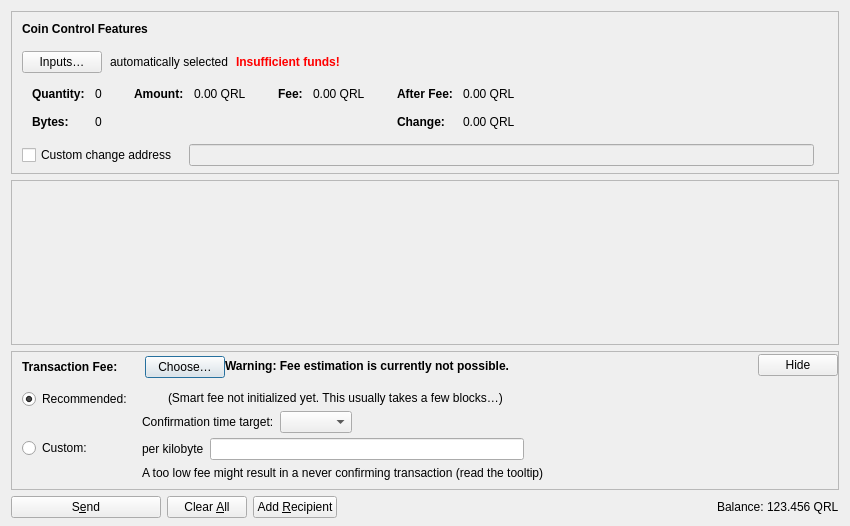
<?xml version="1.0" encoding="UTF-8"?>
<ui version="4.0">
 <class>SendCoinsDialog</class>
 <widget class="QDialog" name="SendCoinsDialog">
  <property name="geometry">
   <rect>
    <x>0</x>
    <y>0</y>
    <width>850</width>
    <height>526</height>
   </rect>
  </property>
  <property name="windowTitle">
   <string>Send Coins</string>
  </property>
  <layout class="QVBoxLayout" name="verticalLayout" stretch="0,1,0,0">
   <property name="bottomMargin">
    <number>8</number>
   </property>
   <item>
    <widget class="QFrame" name="frameCoinControl">
     <property name="sizePolicy">
      <sizepolicy hsizetype="Expanding" vsizetype="Expanding">
       <horstretch>0</horstretch>
       <verstretch>0</verstretch>
      </sizepolicy>
     </property>
     <property name="maximumSize">
      <size>
       <width>16777215</width>
       <height>16777215</height>
      </size>
     </property>
     <property name="frameShape">
      <enum>QFrame::StyledPanel</enum>
     </property>
     <property name="frameShadow">
      <enum>QFrame::Sunken</enum>
     </property>
     <layout class="QVBoxLayout" name="verticalLayoutCoinControl2">
      <property name="spacing">
       <number>0</number>
      </property>
      <property name="leftMargin">
       <number>0</number>
      </property>
      <property name="topMargin">
       <number>0</number>
      </property>
      <property name="rightMargin">
       <number>0</number>
      </property>
      <property name="bottomMargin">
       <number>6</number>
      </property>
      <item>
       <layout class="QVBoxLayout" name="verticalLayoutCoinControl" stretch="0,0,0,0,1">
        <property name="spacing">
         <number>0</number>
        </property>
        <property name="leftMargin">
         <number>10</number>
        </property>
        <property name="topMargin">
         <number>10</number>
        </property>
        <item>
         <layout class="QHBoxLayout" name="horizontalLayoutCoinControl1">
          <property name="bottomMargin">
           <number>15</number>
          </property>
          <item>
           <widget class="QLabel" name="labelCoinControlFeatures">
            <property name="sizePolicy">
             <sizepolicy hsizetype="Preferred" vsizetype="Maximum">
              <horstretch>0</horstretch>
              <verstretch>0</verstretch>
             </sizepolicy>
            </property>
            <property name="font">
             <font>
              <weight>75</weight>
              <bold>true</bold>
             </font>
            </property>
            <property name="styleSheet">
             <string notr="true">font-weight:bold;</string>
            </property>
            <property name="text">
             <string>Coin Control Features</string>
            </property>
           </widget>
          </item>
         </layout>
        </item>
        <item>
         <layout class="QHBoxLayout" name="horizontalLayoutCoinControl2" stretch="0,0,0,0">
          <property name="spacing">
           <number>8</number>
          </property>
          <property name="bottomMargin">
           <number>10</number>
          </property>
          <item>
           <widget class="QPushButton" name="pushButtonCoinControl">
            <property name="styleSheet">
             <string notr="true"/>
            </property>
            <property name="text">
             <string>Inputs…</string>
            </property>
            <property name="autoDefault">
             <bool>false</bool>
            </property>
           </widget>
          </item>
          <item>
           <widget class="QLabel" name="labelCoinControlAutomaticallySelected">
            <property name="text">
             <string>automatically selected</string>
            </property>
            <property name="margin">
             <number>5</number>
            </property>
           </widget>
          </item>
          <item>
           <widget class="QLabel" name="labelCoinControlInsuffFunds">
            <property name="font">
             <font>
              <weight>75</weight>
              <bold>true</bold>
             </font>
            </property>
            <property name="styleSheet">
             <string notr="true">color:red;font-weight:bold;</string>
            </property>
            <property name="text">
             <string>Insufficient funds!</string>
            </property>
            <property name="margin">
             <number>5</number>
            </property>
           </widget>
          </item>
          <item>
           <spacer name="horizontalSpacerCoinControl">
            <property name="orientation">
             <enum>Qt::Horizontal</enum>
            </property>
            <property name="sizeHint" stdset="0">
             <size>
              <width>40</width>
              <height>1</height>
             </size>
            </property>
           </spacer>
          </item>
         </layout>
        </item>
        <item>
         <widget class="QWidget" name="widgetCoinControl" native="true">
          <property name="sizePolicy">
           <sizepolicy hsizetype="Preferred" vsizetype="Preferred">
            <horstretch>0</horstretch>
            <verstretch>0</verstretch>
           </sizepolicy>
          </property>
          <property name="minimumSize">
           <size>
            <width>0</width>
            <height>0</height>
           </size>
          </property>
          <property name="styleSheet">
           <string notr="true"/>
          </property>
          <layout class="QHBoxLayout" name="horizontalLayoutCoinControl5">
           <property name="leftMargin">
            <number>0</number>
           </property>
           <property name="topMargin">
            <number>0</number>
           </property>
           <property name="rightMargin">
            <number>0</number>
           </property>
           <property name="bottomMargin">
            <number>0</number>
           </property>
           <item>
            <layout class="QHBoxLayout" name="horizontalLayoutCoinControl3" stretch="0,0,0,1">
             <property name="spacing">
              <number>20</number>
             </property>
             <property name="topMargin">
              <number>0</number>
             </property>
             <property name="bottomMargin">
              <number>10</number>
             </property>
             <item>
              <layout class="QFormLayout" name="formLayoutCoinControl1">
               <property name="labelAlignment">
                <set>Qt::AlignLeft|Qt::AlignVCenter</set>
               </property>
               <property name="horizontalSpacing">
                <number>10</number>
               </property>
               <property name="verticalSpacing">
                <number>14</number>
               </property>
               <property name="leftMargin">
                <number>10</number>
               </property>
               <property name="topMargin">
                <number>4</number>
               </property>
               <property name="rightMargin">
                <number>6</number>
               </property>
               <item row="0" column="0">
                <widget class="QLabel" name="labelCoinControlQuantityText">
                 <property name="font">
                  <font>
                   <weight>75</weight>
                   <bold>true</bold>
                  </font>
                 </property>
                 <property name="text">
                  <string>Quantity:</string>
                 </property>
                 <property name="margin">
                  <number>0</number>
                 </property>
                </widget>
               </item>
               <item row="0" column="1">
                <widget class="QLabel" name="labelCoinControlQuantity">
                 <property name="cursor">
                  <cursorShape>IBeamCursor</cursorShape>
                 </property>
                 <property name="contextMenuPolicy">
                  <enum>Qt::ActionsContextMenu</enum>
                 </property>
                 <property name="text">
                  <string notr="true">0</string>
                 </property>
                 <property name="margin">
                  <number>0</number>
                 </property>
                 <property name="textInteractionFlags">
                  <set>Qt::LinksAccessibleByMouse|Qt::TextSelectableByKeyboard|Qt::TextSelectableByMouse</set>
                 </property>
                </widget>
               </item>
               <item row="1" column="0">
                <widget class="QLabel" name="labelCoinControlBytesText">
                 <property name="font">
                  <font>
                   <weight>75</weight>
                   <bold>true</bold>
                  </font>
                 </property>
                 <property name="text">
                  <string>Bytes:</string>
                 </property>
                </widget>
               </item>
               <item row="1" column="1">
                <widget class="QLabel" name="labelCoinControlBytes">
                 <property name="cursor">
                  <cursorShape>IBeamCursor</cursorShape>
                 </property>
                 <property name="contextMenuPolicy">
                  <enum>Qt::ActionsContextMenu</enum>
                 </property>
                 <property name="text">
                  <string notr="true">0</string>
                 </property>
                 <property name="textInteractionFlags">
                  <set>Qt::LinksAccessibleByMouse|Qt::TextSelectableByKeyboard|Qt::TextSelectableByMouse</set>
                 </property>
                </widget>
               </item>
              </layout>
             </item>
             <item>
              <layout class="QFormLayout" name="formLayoutCoinControl2">
               <property name="horizontalSpacing">
                <number>10</number>
               </property>
               <property name="verticalSpacing">
                <number>14</number>
               </property>
               <property name="leftMargin">
                <number>6</number>
               </property>
               <property name="topMargin">
                <number>4</number>
               </property>
               <property name="rightMargin">
                <number>6</number>
               </property>
               <item row="0" column="0">
                <widget class="QLabel" name="labelCoinControlAmountText">
                 <property name="font">
                  <font>
                   <weight>75</weight>
                   <bold>true</bold>
                  </font>
                 </property>
                 <property name="text">
                  <string>Amount:</string>
                 </property>
                 <property name="margin">
                  <number>0</number>
                 </property>
                </widget>
               </item>
               <item row="0" column="1">
                <widget class="QLabel" name="labelCoinControlAmount">
                 <property name="cursor">
                  <cursorShape>IBeamCursor</cursorShape>
                 </property>
                 <property name="contextMenuPolicy">
                  <enum>Qt::ActionsContextMenu</enum>
                 </property>
                 <property name="text">
                  <string notr="true">0.00 QRL</string>
                 </property>
                 <property name="textInteractionFlags">
                  <set>Qt::LinksAccessibleByMouse|Qt::TextSelectableByKeyboard|Qt::TextSelectableByMouse</set>
                 </property>
                </widget>
               </item>
              </layout>
             </item>
             <item>
              <layout class="QFormLayout" name="formLayoutCoinControl3">
               <property name="horizontalSpacing">
                <number>10</number>
               </property>
               <property name="verticalSpacing">
                <number>14</number>
               </property>
               <property name="leftMargin">
                <number>6</number>
               </property>
               <property name="topMargin">
                <number>4</number>
               </property>
               <property name="rightMargin">
                <number>6</number>
               </property>
               <item row="0" column="0">
                <widget class="QLabel" name="labelCoinControlFeeText">
                 <property name="font">
                  <font>
                   <weight>75</weight>
                   <bold>true</bold>
                  </font>
                 </property>
                 <property name="text">
                  <string>Fee:</string>
                 </property>
                 <property name="margin">
                  <number>0</number>
                 </property>
                </widget>
               </item>
               <item row="0" column="1">
                <widget class="QLabel" name="labelCoinControlFee">
                 <property name="cursor">
                  <cursorShape>IBeamCursor</cursorShape>
                 </property>
                 <property name="contextMenuPolicy">
                  <enum>Qt::ActionsContextMenu</enum>
                 </property>
                 <property name="text">
                  <string notr="true">0.00 QRL</string>
                 </property>
                 <property name="textInteractionFlags">
                  <set>Qt::LinksAccessibleByMouse|Qt::TextSelectableByKeyboard|Qt::TextSelectableByMouse</set>
                 </property>
                </widget>
               </item>
              </layout>
             </item>
             <item>
              <layout class="QFormLayout" name="formLayoutCoinControl4">
               <property name="labelAlignment">
                <set>Qt::AlignLeft|Qt::AlignVCenter</set>
               </property>
               <property name="horizontalSpacing">
                <number>10</number>
               </property>
               <property name="verticalSpacing">
                <number>14</number>
               </property>
               <property name="leftMargin">
                <number>6</number>
               </property>
               <property name="topMargin">
                <number>4</number>
               </property>
               <property name="rightMargin">
                <number>6</number>
               </property>
               <item row="0" column="0">
                <widget class="QLabel" name="labelCoinControlAfterFeeText">
                 <property name="font">
                  <font>
                   <weight>75</weight>
                   <bold>true</bold>
                  </font>
                 </property>
                 <property name="text">
                  <string>After Fee:</string>
                 </property>
                 <property name="margin">
                  <number>0</number>
                 </property>
                </widget>
               </item>
               <item row="0" column="1">
                <widget class="QLabel" name="labelCoinControlAfterFee">
                 <property name="cursor">
                  <cursorShape>IBeamCursor</cursorShape>
                 </property>
                 <property name="contextMenuPolicy">
                  <enum>Qt::ActionsContextMenu</enum>
                 </property>
                 <property name="text">
                  <string notr="true">0.00 QRL</string>
                 </property>
                 <property name="textInteractionFlags">
                  <set>Qt::LinksAccessibleByMouse|Qt::TextSelectableByKeyboard|Qt::TextSelectableByMouse</set>
                 </property>
                </widget>
               </item>
               <item row="1" column="0">
                <widget class="QLabel" name="labelCoinControlChangeText">
                 <property name="font">
                  <font>
                   <weight>75</weight>
                   <bold>true</bold>
                  </font>
                 </property>
                 <property name="text">
                  <string>Change:</string>
                 </property>
                </widget>
               </item>
               <item row="1" column="1">
                <widget class="QLabel" name="labelCoinControlChange">
                 <property name="cursor">
                  <cursorShape>IBeamCursor</cursorShape>
                 </property>
                 <property name="contextMenuPolicy">
                  <enum>Qt::ActionsContextMenu</enum>
                 </property>
                 <property name="text">
                  <string notr="true">0.00 QRL</string>
                 </property>
                 <property name="textInteractionFlags">
                  <set>Qt::LinksAccessibleByMouse|Qt::TextSelectableByKeyboard|Qt::TextSelectableByMouse</set>
                 </property>
                </widget>
               </item>
              </layout>
             </item>
            </layout>
           </item>
          </layout>
         </widget>
        </item>
        <item>
         <layout class="QHBoxLayout" name="horizontalLayoutCoinControl4" stretch="0,0,0">
          <property name="spacing">
           <number>12</number>
          </property>
          <property name="sizeConstraint">
           <enum>QLayout::SetDefaultConstraint</enum>
          </property>
          <property name="topMargin">
           <number>5</number>
          </property>
          <property name="rightMargin">
           <number>5</number>
          </property>
          <item>
           <widget class="QCheckBox" name="checkBoxCoinControlChange">
            <property name="toolTip">
             <string>If this is activated, but the change address is empty or invalid, change will be sent to a newly generated address.</string>
            </property>
            <property name="text">
             <string>Custom change address</string>
            </property>
           </widget>
          </item>
          <item>
           <widget class="QValidatedLineEdit" name="lineEditCoinControlChange">
            <property name="enabled">
             <bool>false</bool>
            </property>
            <property name="sizePolicy">
             <sizepolicy hsizetype="Expanding" vsizetype="Fixed">
              <horstretch>0</horstretch>
              <verstretch>0</verstretch>
             </sizepolicy>
            </property>
           </widget>
          </item>
          <item>
           <widget class="QLabel" name="labelCoinControlChangeLabel">
            <property name="sizePolicy">
             <sizepolicy hsizetype="Preferred" vsizetype="Expanding">
              <horstretch>0</horstretch>
              <verstretch>0</verstretch>
             </sizepolicy>
            </property>
            <property name="minimumSize">
             <size>
              <width>0</width>
              <height>0</height>
             </size>
            </property>
            <property name="text">
             <string/>
            </property>
            <property name="margin">
             <number>3</number>
            </property>
           </widget>
          </item>
         </layout>
        </item>
        <item>
         <spacer name="verticalSpacerCoinControl">
          <property name="orientation">
           <enum>Qt::Vertical</enum>
          </property>
          <property name="sizeHint" stdset="0">
           <size>
            <width>800</width>
            <height>1</height>
           </size>
          </property>
         </spacer>
        </item>
       </layout>
      </item>
     </layout>
    </widget>
   </item>
   <item>
    <widget class="QScrollArea" name="scrollArea">
     <property name="widgetResizable">
      <bool>true</bool>
     </property>
     <widget class="QWidget" name="scrollAreaWidgetContents">
      <property name="geometry">
       <rect>
        <x>0</x>
        <y>0</y>
        <width>830</width>
        <height>104</height>
       </rect>
      </property>
      <layout class="QVBoxLayout" name="verticalLayout_2" stretch="0,1">
       <property name="leftMargin">
        <number>0</number>
       </property>
       <property name="topMargin">
        <number>0</number>
       </property>
       <property name="rightMargin">
        <number>0</number>
       </property>
       <property name="bottomMargin">
        <number>0</number>
       </property>
       <item>
        <layout class="QVBoxLayout" name="entries">
         <property name="spacing">
          <number>6</number>
         </property>
        </layout>
       </item>
       <item>
        <spacer name="verticalSpacer">
         <property name="orientation">
          <enum>Qt::Vertical</enum>
         </property>
         <property name="sizeHint" stdset="0">
          <size>
           <width>20</width>
           <height>40</height>
          </size>
         </property>
        </spacer>
       </item>
      </layout>
     </widget>
    </widget>
   </item>
   <item>
    <widget class="QFrame" name="frameFee">
     <property name="sizePolicy">
      <sizepolicy hsizetype="Expanding" vsizetype="Expanding">
       <horstretch>0</horstretch>
       <verstretch>0</verstretch>
      </sizepolicy>
     </property>
     <property name="maximumSize">
      <size>
       <width>16777215</width>
       <height>16777215</height>
      </size>
     </property>
     <property name="frameShape">
      <enum>QFrame::StyledPanel</enum>
     </property>
     <property name="frameShadow">
      <enum>QFrame::Sunken</enum>
     </property>
     <layout class="QVBoxLayout" name="verticalLayoutFee1">
      <property name="spacing">
       <number>0</number>
      </property>
      <property name="leftMargin">
       <number>0</number>
      </property>
      <property name="topMargin">
       <number>0</number>
      </property>
      <property name="rightMargin">
       <number>0</number>
      </property>
      <property name="bottomMargin">
       <number>0</number>
      </property>
      <item>
       <layout class="QVBoxLayout" name="verticalLayoutFee2" stretch="0,0,0">
        <property name="spacing">
         <number>0</number>
        </property>
        <property name="leftMargin">
         <number>10</number>
        </property>
        <property name="topMargin">
         <number>0</number>
        </property>
        <item>
         <layout class="QHBoxLayout" name="horizontalLayoutFee1">
          <property name="bottomMargin">
           <number>0</number>
          </property>
          <item>
           <layout class="QVBoxLayout" name="verticalLayoutFee7">
            <property name="spacing">
             <number>0</number>
            </property>
            <item>
             <spacer name="verticalSpacerSmartFee">
              <property name="orientation">
               <enum>Qt::Vertical</enum>
              </property>
              <property name="sizeType">
               <enum>QSizePolicy::Fixed</enum>
              </property>
              <property name="sizeHint" stdset="0">
               <size>
                <width>1</width>
                <height>4</height>
               </size>
              </property>
             </spacer>
            </item>
            <item>
             <layout class="QHBoxLayout" name="horizontalLayoutSmartFee">
              <property name="spacing">
               <number>10</number>
              </property>
              <item>
               <widget class="QLabel" name="labelFeeHeadline">
                <property name="sizePolicy">
                 <sizepolicy hsizetype="Preferred" vsizetype="Maximum">
                  <horstretch>0</horstretch>
                  <verstretch>0</verstretch>
                 </sizepolicy>
                </property>
                <property name="font">
                 <font>
                  <weight>75</weight>
                  <bold>true</bold>
                 </font>
                </property>
                <property name="styleSheet">
                 <string notr="true">font-weight:bold;</string>
                </property>
                <property name="text">
                 <string>Transaction Fee:</string>
                </property>
               </widget>
              </item>
              <item>
               <widget class="QLabel" name="labelFeeMinimized">
                <property name="text">
                 <string/>
                </property>
               </widget>
              </item>
              <item>
               <widget class="QPushButton" name="buttonChooseFee">
                <property name="text">
                 <string>Choose…</string>
                </property>
               </widget>
              </item>
             </layout>
            </item>
            <item>
             <spacer name="verticalSpacer_5">
              <property name="orientation">
               <enum>Qt::Vertical</enum>
              </property>
              <property name="sizeHint" stdset="0">
               <size>
                <width>1</width>
                <height>1</height>
               </size>
              </property>
             </spacer>
            </item>
           </layout>
          </item>
          <item>
           <widget class="QLabel" name="fallbackFeeWarningLabel">
            <property name="toolTip">
             <string>Using the fallbackfee can result in sending a transaction that will take several hours or days (or never) to confirm. Consider choosing your fee manually or wait until you have validated the complete chain.</string>
            </property>
            <property name="font">
            <font>
                <weight>75</weight>
                <bold>true</bold>
            </font>
            </property>
            <property name="text">
             <string>Warning: Fee estimation is currently not possible.</string>
            </property>
            <property name="wordWrap">
             <bool>false</bool>
            </property>
           </widget>
          </item>
          <item>
           <spacer name="horizontalSpacer_4">
            <property name="orientation">
             <enum>Qt::Horizontal</enum>
            </property>
            <property name="sizeType">
             <enum>QSizePolicy::MinimumExpanding</enum>
            </property>
            <property name="sizeHint" stdset="0">
             <size>
              <width>40</width>
              <height>20</height>
             </size>
            </property>
           </spacer>
          </item>
          <item>
           <widget class="QPushButton" name="buttonMinimizeFee">
            <property name="toolTip">
             <string>Hide transaction fee settings</string>
            </property>
            <property name="text">
             <string>Hide</string>
            </property>
           </widget>
          </item>
         </layout>
        </item>
        <item>
         <widget class="QFrame" name="frameFeeSelection">
          <layout class="QVBoxLayout" name="verticalLayoutFee12">
           <property name="spacing">
            <number>0</number>
           </property>
           <property name="leftMargin">
            <number>0</number>
           </property>
           <property name="topMargin">
            <number>0</number>
           </property>
           <property name="rightMargin">
            <number>0</number>
           </property>
           <property name="bottomMargin">
            <number>0</number>
           </property>
           <item>
            <layout class="QGridLayout" name="gridLayoutFee">
             <property name="topMargin">
              <number>10</number>
             </property>
             <property name="bottomMargin">
              <number>4</number>
             </property>
             <property name="horizontalSpacing">
              <number>10</number>
             </property>
             <property name="verticalSpacing">
              <number>4</number>
             </property>
             <item row="1" column="1">
              <layout class="QVBoxLayout" name="verticalLayoutFee8">
               <property name="spacing">
                <number>6</number>
               </property>
               <item>
                <layout class="QHBoxLayout" name="horizontalLayoutFee13">
                 <item>
                  <widget class="QLabel" name="labelCustomPerKilobyte">
                   <property name="toolTip">
                    <string>Specify a custom fee per kB (1,000 bytes) of the transaction's virtual size.

Note:  Since the fee is calculated on a per-byte basis, a fee rate of "100 satoshis per kvB" for a transaction size of 500 virtual bytes (half of 1 kvB) would ultimately yield a fee of only 50 satoshis.</string>
                   </property>
                   <property name="text">
                    <string>per kilobyte</string>
                   </property>
                  </widget>
                 </item>
                 <item>
                  <widget class="QuarlcoinAmountField" name="customFee"/>
                 </item>
                 <item>
                  <spacer name="horizontalSpacer_6">
                   <property name="orientation">
                    <enum>Qt::Horizontal</enum>
                   </property>
                   <property name="sizeHint" stdset="0">
                    <size>
                     <width>1</width>
                     <height>1</height>
                    </size>
                   </property>
                  </spacer>
                 </item>
                </layout>
               </item>
               <item>
                <layout class="QHBoxLayout" name="horizontalLayoutFee8">
                 <item>
                  <widget class="QLabel" name="labelCustomFeeWarning">
                   <property name="enabled">
                    <bool>true</bool>
                   </property>
                   <property name="toolTip">
                    <string>When there is less transaction volume than space in the blocks, miners as well as relaying nodes may enforce a minimum fee. Paying only this minimum fee is just fine, but be aware that this can result in a never confirming transaction once there is more demand for quarlcoin transactions than the network can process.</string>
                   </property>
                   <property name="text">
                    <string>A too low fee might result in a never confirming transaction (read the tooltip)</string>
                   </property>
                  </widget>
                 </item>
                 <item>
                  <spacer name="horizontalSpacer_2">
                   <property name="orientation">
                    <enum>Qt::Horizontal</enum>
                   </property>
                   <property name="sizeHint" stdset="0">
                    <size>
                     <width>1</width>
                     <height>1</height>
                    </size>
                   </property>
                  </spacer>
                 </item>
                </layout>
               </item>
              </layout>
             </item>
             <item row="0" column="0">
              <layout class="QVBoxLayout" name="verticalLayoutFee4" stretch="0,1">
               <item>
                <widget class="QRadioButton" name="radioSmartFee">
                 <property name="text">
                  <string>Recommended:</string>
                 </property>
                 <property name="checked">
                  <bool>true</bool>
                 </property>
                 <attribute name="buttonGroup">
                  <string notr="true">groupFee</string>
                 </attribute>
                </widget>
               </item>
               <item>
                <spacer name="verticalSpacer_2">
                 <property name="orientation">
                  <enum>Qt::Vertical</enum>
                 </property>
                 <property name="sizeHint" stdset="0">
                  <size>
                   <width>1</width>
                   <height>1</height>
                  </size>
                 </property>
                </spacer>
               </item>
              </layout>
             </item>
             <item row="1" column="0">
              <layout class="QVBoxLayout" name="verticalLayoutFee9" stretch="0,1">
               <item>
                <widget class="QRadioButton" name="radioCustomFee">
                 <property name="text">
                  <string>Custom:</string>
                 </property>
                 <attribute name="buttonGroup">
                  <string notr="true">groupFee</string>
                 </attribute>
                </widget>
               </item>
               <item>
                <spacer name="verticalSpacer_6">
                 <property name="orientation">
                  <enum>Qt::Vertical</enum>
                 </property>
                 <property name="sizeHint" stdset="0">
                  <size>
                   <width>1</width>
                   <height>1</height>
                  </size>
                 </property>
                </spacer>
               </item>
              </layout>
             </item>
             <item row="0" column="1">
              <layout class="QVBoxLayout" name="verticalLayoutFee3" stretch="0,0,1">
               <property name="spacing">
                <number>6</number>
               </property>
               <property name="topMargin">
                <number>2</number>
               </property>
               <item>
                <layout class="QHBoxLayout" name="horizontalLayoutFee12">
                 <item>
                  <widget class="QLabel" name="labelSmartFee">
                   <property name="text">
                    <string/>
                   </property>
                  </widget>
                 </item>
                 <item>
                  <widget class="QLabel" name="labelFeeEstimation">
                   <property name="text">
                    <string/>
                   </property>
                  </widget>
                 </item>
                 <item>
                  <widget class="QLabel" name="labelSmartFee2">
                   <property name="text">
                    <string>(Smart fee not initialized yet. This usually takes a few blocks…)</string>
                   </property>
                  </widget>
                 </item>
                 <item>
                  <spacer name="horizontalSpacer_5">
                   <property name="orientation">
                    <enum>Qt::Horizontal</enum>
                   </property>
                   <property name="sizeHint" stdset="0">
                    <size>
                     <width>1</width>
                     <height>1</height>
                    </size>
                   </property>
                  </spacer>
                 </item>
                </layout>
               </item>
               <item>
                <layout class="QHBoxLayout" name="horizontalLayoutFee9">
                 <item>
                  <layout class="QVBoxLayout" name="verticalLayoutFee6">
                   <item>
                    <widget class="QLabel" name="labelSmartFee3">
                     <property name="text">
                      <string>Confirmation time target:</string>
                     </property>
                    </widget>
                   </item>
                  </layout>
                 </item>
                 <item>
                  <layout class="QVBoxLayout" name="verticalLayoutFee5">
                   <property name="rightMargin">
                    <number>30</number>
                   </property>
                   <item>
                    <layout class="QHBoxLayout" name="horizontalLayoutConfTarget">
                     <property name="bottomMargin">
                      <number>0</number>
                     </property>
                     <item>
                      <widget class="QComboBox" name="confTargetSelector"/>
                     </item>
                     <item>
                      <spacer name="horizontalSpacerConfTarget">
                       <property name="orientation">
                        <enum>Qt::Horizontal</enum>
                       </property>
                       <property name="sizeHint" stdset="0">
                        <size>
                         <width>40</width>
                         <height>20</height>
                        </size>
                       </property>
                      </spacer>
                     </item>
                    </layout>
                   </item>
                  </layout>
                 </item>
                </layout>
               </item>
               <item>
                <spacer name="verticalSpacer_4">
                 <property name="orientation">
                  <enum>Qt::Vertical</enum>
                 </property>
                 <property name="sizeHint" stdset="0">
                  <size>
                   <width>1</width>
                   <height>1</height>
                  </size>
                 </property>
                </spacer>
               </item>
              </layout>
             </item>
            </layout>
           </item>
          </layout>
         </widget>
        </item>
        <item>
         <spacer name="verticalSpacerFee">
          <property name="orientation">
           <enum>Qt::Vertical</enum>
          </property>
          <property name="sizeHint" stdset="0">
           <size>
            <width>40</width>
            <height>5</height>
           </size>
          </property>
         </spacer>
        </item>
       </layout>
      </item>
     </layout>
    </widget>
   </item>
   <item>
    <layout class="QHBoxLayout" name="horizontalLayout">
     <item>
      <widget class="QPushButton" name="sendButton">
       <property name="minimumSize">
        <size>
         <width>150</width>
         <height>0</height>
        </size>
       </property>
       <property name="toolTip">
        <string>Confirm the send action</string>
       </property>
       <property name="text">
        <string>S&amp;end</string>
       </property>
       <property name="icon">
        <iconset resource="../quarlcoin.qrc">
         <normaloff>:/icons/send</normaloff>:/icons/send</iconset>
       </property>
       <property name="autoDefault">
        <bool>false</bool>
       </property>
       <property name="default">
        <bool>false</bool>
       </property>
      </widget>
     </item>
     <item>
      <widget class="QPushButton" name="clearButton">
       <property name="sizePolicy">
        <sizepolicy hsizetype="Minimum" vsizetype="Fixed">
         <horstretch>0</horstretch>
         <verstretch>0</verstretch>
        </sizepolicy>
       </property>
       <property name="toolTip">
        <string>Clear all fields of the form.</string>
       </property>
       <property name="text">
        <string>Clear &amp;All</string>
       </property>
       <property name="icon">
        <iconset resource="../quarlcoin.qrc">
         <normaloff>:/icons/remove</normaloff>:/icons/remove</iconset>
       </property>
       <property name="autoDefault">
        <bool>false</bool>
       </property>
      </widget>
     </item>
     <item>
      <widget class="QPushButton" name="addButton">
       <property name="toolTip">
        <string>Send to multiple recipients at once</string>
       </property>
       <property name="text">
        <string>Add &amp;Recipient</string>
       </property>
       <property name="icon">
        <iconset resource="../quarlcoin.qrc">
         <normaloff>:/icons/add</normaloff>:/icons/add</iconset>
       </property>
       <property name="autoDefault">
        <bool>false</bool>
       </property>
      </widget>
     </item>
     <item>
      <spacer name="horizontalSpacer">
       <property name="orientation">
        <enum>Qt::Horizontal</enum>
       </property>
       <property name="sizeHint" stdset="0">
        <size>
         <width>40</width>
         <height>20</height>
        </size>
       </property>
      </spacer>
     </item>
     <item>
      <layout class="QHBoxLayout" name="horizontalLayout_2">
       <property name="spacing">
        <number>3</number>
       </property>
       <item>
        <widget class="QLabel" name="labelBalanceName">
         <property name="sizePolicy">
          <sizepolicy hsizetype="Preferred" vsizetype="Fixed">
           <horstretch>0</horstretch>
           <verstretch>0</verstretch>
          </sizepolicy>
         </property>
         <property name="text">
          <string>Balance:</string>
         </property>
        </widget>
       </item>
       <item>
        <widget class="QLabel" name="labelBalance">
         <property name="sizePolicy">
          <sizepolicy hsizetype="Preferred" vsizetype="Fixed">
           <horstretch>0</horstretch>
           <verstretch>0</verstretch>
          </sizepolicy>
         </property>
         <property name="cursor">
          <cursorShape>IBeamCursor</cursorShape>
         </property>
         <property name="text">
          <string notr="true">123.456 QRL</string>
         </property>
         <property name="textInteractionFlags">
          <set>Qt::LinksAccessibleByMouse|Qt::TextSelectableByKeyboard|Qt::TextSelectableByMouse</set>
         </property>
        </widget>
       </item>
      </layout>
     </item>
    </layout>
   </item>
  </layout>
 </widget>
 <customwidgets>
  <customwidget>
   <class>QValidatedLineEdit</class>
   <extends>QLineEdit</extends>
   <header>qt/qvalidatedlineedit.h</header>
  </customwidget>
  <customwidget>
   <class>QuarlcoinAmountField</class>
   <extends>QLineEdit</extends>
   <header>qt/quarlcoinamountfield.h</header>
   <container>1</container>
  </customwidget>
 </customwidgets>
 <resources>
  <include location="../quarlcoin.qrc"/>
 </resources>
 <connections/>
 <buttongroups>
  <buttongroup name="groupFee"/>
 </buttongroups>
</ui>
